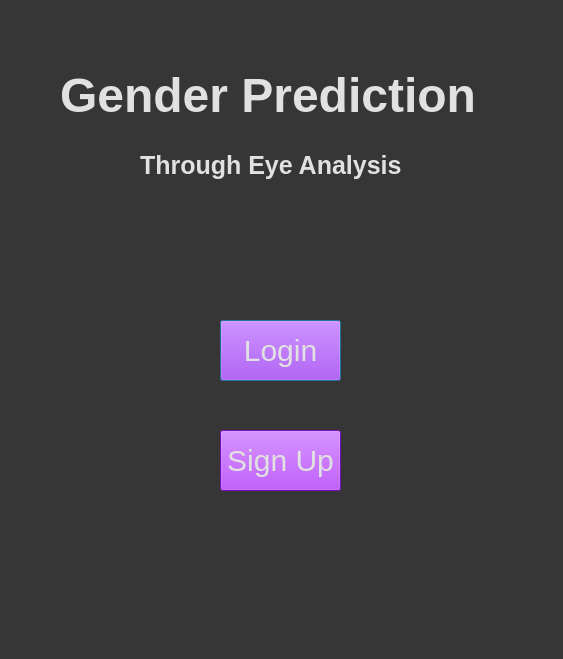
<?xml version="1.0" encoding="UTF-8"?>
<ui version="4.0">
 <class>Dialog</class>
 <widget class="QDialog" name="Dialog">
  <property name="geometry">
   <rect>
    <x>0</x>
    <y>0</y>
    <width>563</width>
    <height>659</height>
   </rect>
  </property>
  <property name="windowTitle">
   <string>Dialog</string>
  </property>
  <property name="whatsThis">
   <string>&lt;html&gt;&lt;head/&gt;&lt;body&gt;&lt;p&gt;gdgdfg&lt;/p&gt;&lt;/body&gt;&lt;/html&gt;</string>
  </property>
  <property name="styleSheet">
   <string notr="true">background-color: rgb(54, 54, 54);
color: rgb(225, 225, 225);
font-size : 48px;
</string>
  </property>
  <widget class="QLabel" name="label">
   <property name="geometry">
    <rect>
     <x>60</x>
     <y>50</y>
     <width>451</width>
     <height>91</height>
    </rect>
   </property>
   <property name="styleSheet">
    <string notr="true">text-align: center;
font : bold;</string>
   </property>
   <property name="text">
    <string>Gender Prediction </string>
   </property>
  </widget>
  <widget class="QPushButton" name="loginbutton">
   <property name="geometry">
    <rect>
     <x>220</x>
     <y>320</y>
     <width>121</width>
     <height>61</height>
    </rect>
   </property>
   <property name="styleSheet">
    <string notr="true">background-color: rgb(164, 17, 255);
border-color: rgb(255, 64, 99);
font-size : 30px;
/*border-radius : 10px; */
</string>
   </property>
   <property name="text">
    <string>Login</string>
   </property>
  </widget>
  <widget class="QLabel" name="label_2">
   <property name="geometry">
    <rect>
     <x>140</x>
     <y>140</y>
     <width>271</width>
     <height>51</height>
    </rect>
   </property>
   <property name="styleSheet">
    <string notr="true">text-align: center;
font-size : 25px;
font : bold;</string>
   </property>
   <property name="text">
    <string>Through Eye Analysis</string>
   </property>
  </widget>
  <widget class="QPushButton" name="loginbutton_2">
   <property name="geometry">
    <rect>
     <x>220</x>
     <y>430</y>
     <width>121</width>
     <height>61</height>
    </rect>
   </property>
   <property name="styleSheet">
    <string notr="true">background-color: rgb(164, 17, 255);
border-color: rgb(255, 64, 99);
font-size : 30px;
/*border-radius : 10px; */
</string>
   </property>
   <property name="text">
    <string>Sign Up</string>
   </property>
  </widget>
 </widget>
 <resources/>
 <connections/>
</ui>
